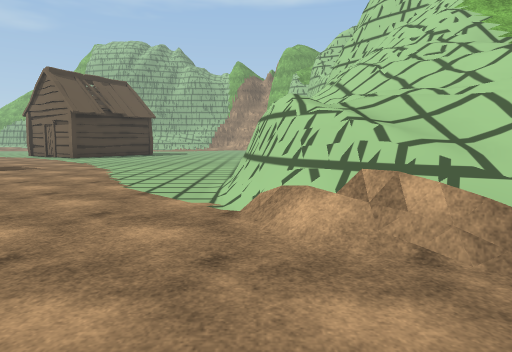
[1] (above)

24 first-person views from a walk through a Unity game level. The camera is 1.4 m above the floor, tilts 6° down and sees 75° across. The floor is counted in squares, 2 m on a side. Each view is taken from the middle of a square. On the plan, view 1 faces up. The plan holds only what a view shows up to about 10 squares ahead; the rest is blank. The place goes on beyond the plan. The player character is not drawn. Some surface patterns are stand-ins.

[2]
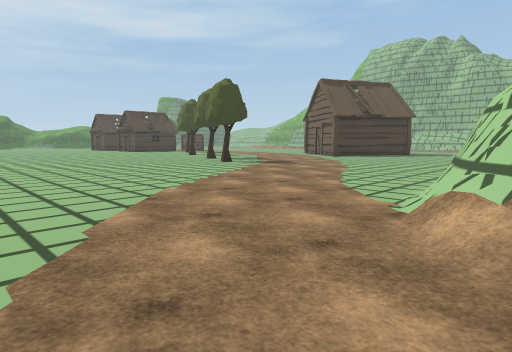

[3]
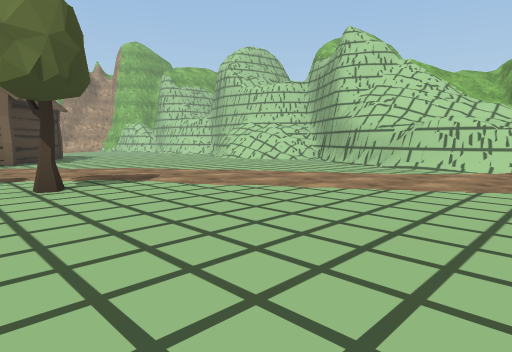

[4]
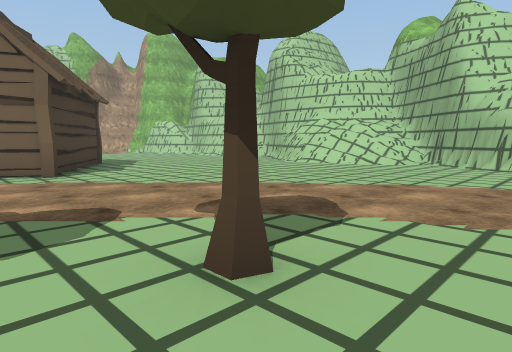

[5]
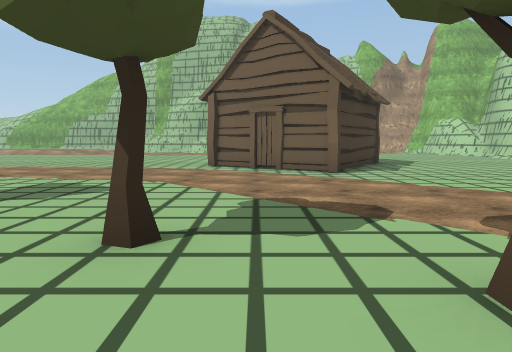

[6]
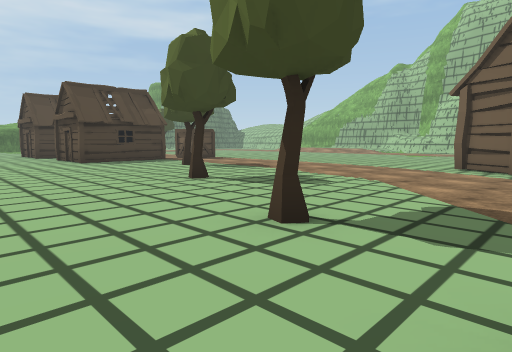

[7]
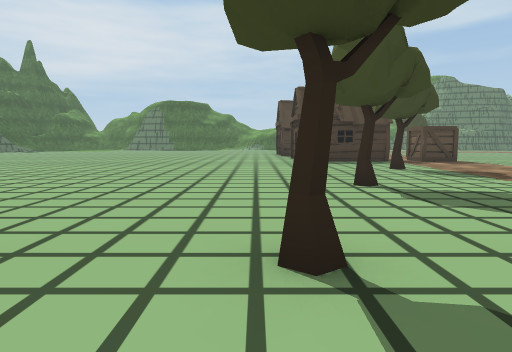

[8]
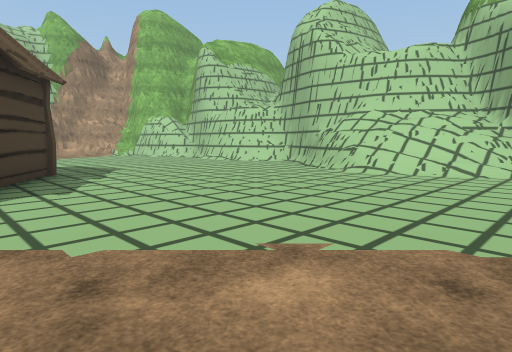

[9]
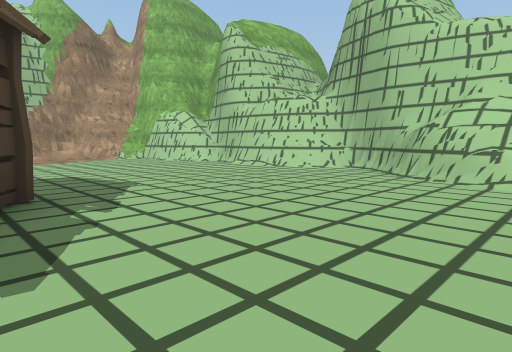

[10]
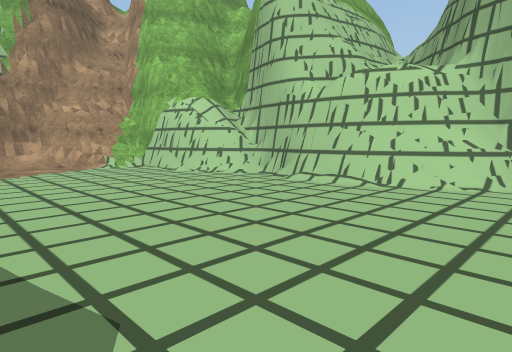

[11]
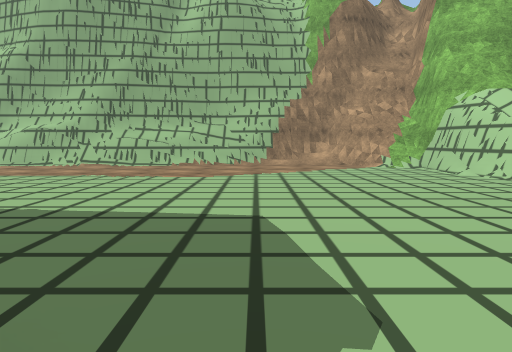

[12]
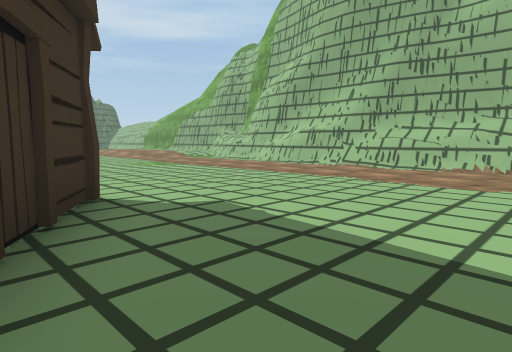

[13]
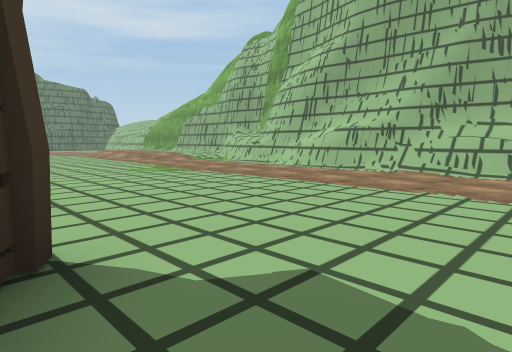

[14]
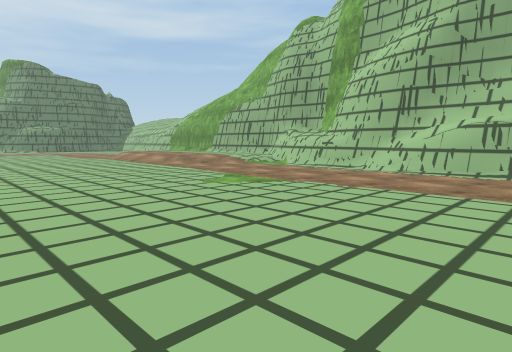

[15]
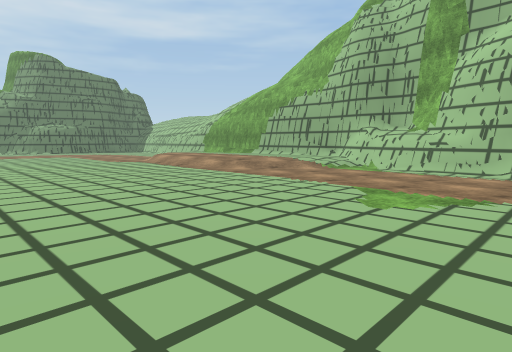

[16]
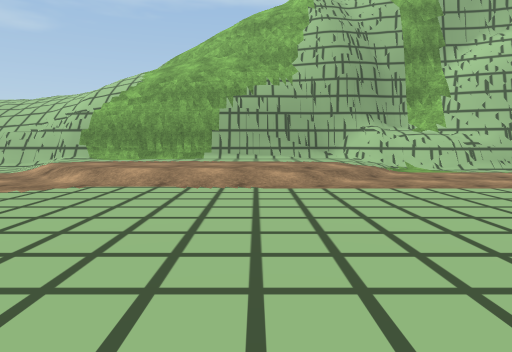

[17]
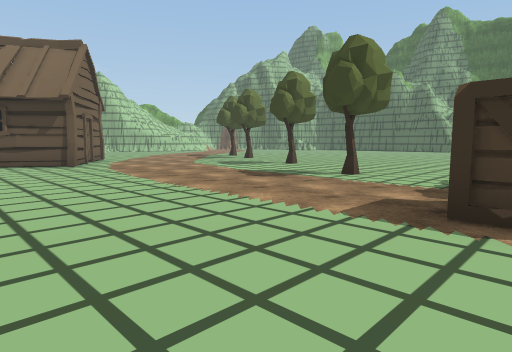

[18]
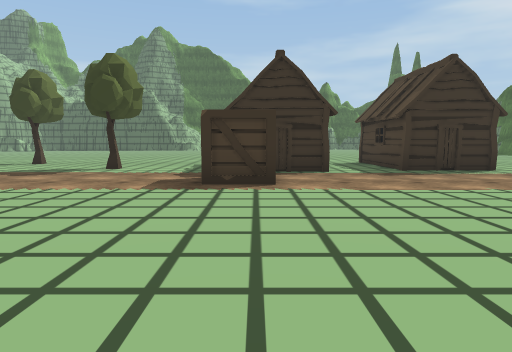

[19]
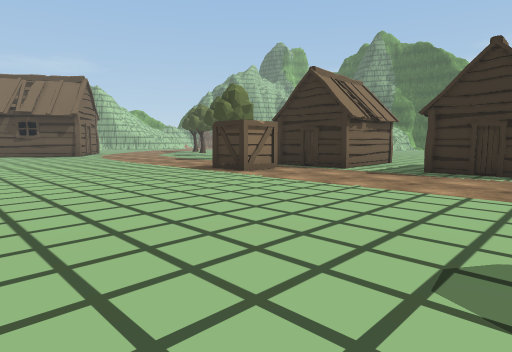

[20]
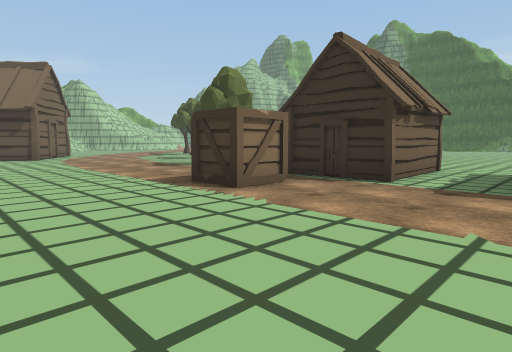

[21]
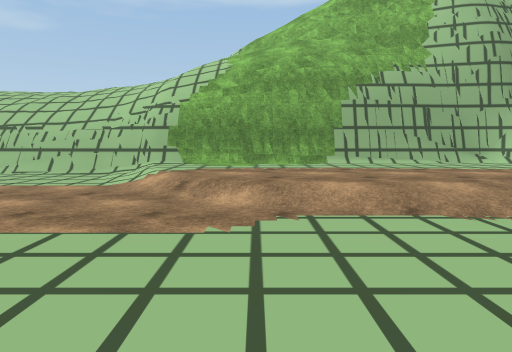

[22]
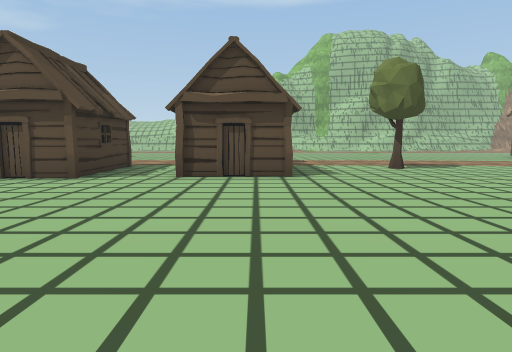

[23]
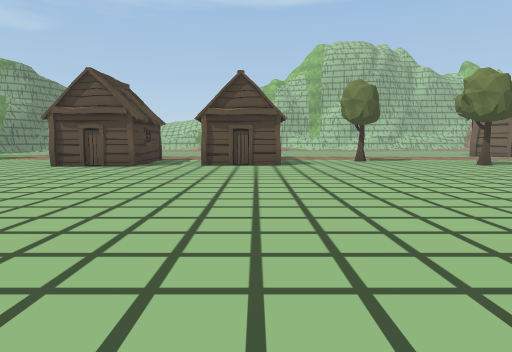

[24]
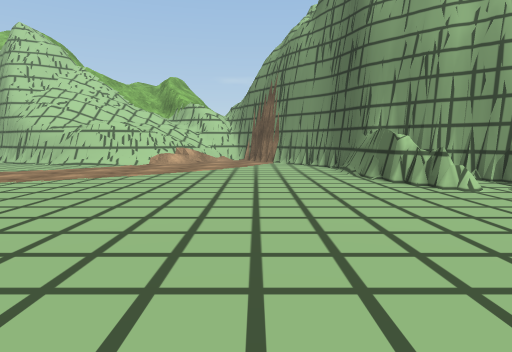

### Floor plan
Key: @ floor where view 1 was taken; # wall or solid block; . main floor; : floor 0.5 m higher than the main floor; / step, stairs or slope; = window, fence, low wall or low ledge; ^ raised ledge; H hut; T tree; C crate.
Columns run from 26 left of view 1 to 3 right of it. Each row starts with its distance up from view 1.
 28 ##########
 27 //:::::::#####      #  ###
 26 ./:::::::/..#########^ //##
 25 ./::::::/................/##
 24 ..//::///..................#
 23 ...........................#
 22  ..........................##
 21   ..........................#
 20 ...........................##
 19 ...........................##
 18 ..................H.........#
 17 .................H HHH......#
 16 .................H  H.......#
 15  ...............HH H.......##
 14  .....C...........HH.......##
 13 ..........................=###
 12 .HH..HH...T...............//=#
 11 . H..H.....................//#
 10 . H..HH......T............./##
  9 .H..........................#
  8 ................T..........##
  7 ..................T.......##
  6  .........................#
  5   .............. .........#
  4    ...........   .........##
  3    ..........   ..........#^^
  2     ........    ...........=#
  1      .....       ...........
  0       .         ..........@.
 -1                  .........#
 -2                   ....///##
 -3                    ..#####
 -4                      .##

Where each view was taken, in squares from view 1:
view 1: 0 up, 0 right, facing up
view 2: 0 up, 1 right, facing up-left
view 3: 2 up, 9 left, facing up-right
view 4: 6 up, 9 left, facing up-right
view 5: 6 up, 9 left, facing up
view 6: 6 up, 8 left, facing up-left
view 7: 8 up, 8 left, facing left
view 8: 9 up, 7 left, facing up-right
view 9: 12 up, 6 left, facing up-right
view 10: 16 up, 4 left, facing up-right
view 11: 16 up, 4 left, facing up
view 12: 17 up, 4 left, facing up-left
view 13: 18 up, 6 left, facing up-left
view 14: 18 up, 9 left, facing up-left
view 15: 18 up, 12 left, facing up-left
view 16: 18 up, 20 left, facing up
view 17: 18 up, 20 left, facing down-right
view 18: 20 up, 20 left, facing down
view 19: 20 up, 26 left, facing down-right
view 20: 18 up, 24 left, facing down-right
view 21: 20 up, 23 left, facing up
view 22: 3 up, 20 left, facing up
view 23: 0 up, 20 left, facing up
view 24: 0 up, 10 left, facing right
